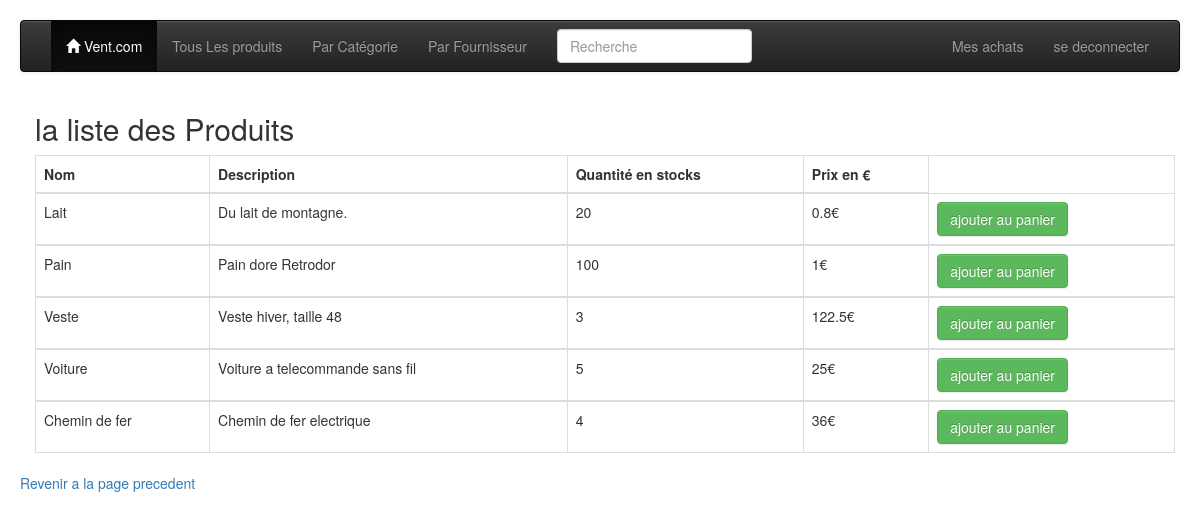
Page /fournisseurListe.php?uid=5 (signed in) on the committed database.
### tables this page shows
CREATE TABLE `produits` (
  `pid` int(11) NOT NULL,
  `nom` varchar(50) NOT NULL,
  `description` text NOT NULL,
  `qte` int(11) UNSIGNED NOT NULL,
  `prix` float UNSIGNED NOT NULL,
  `uid` int(11) NOT NULL,
  `ctid` int(11) NOT NULL
);

### auth/loader.php (called while the page is built, shortened)
<?php
spl_autoload_register(function ($class) {
    $path = explode('\\',$class);
    $class = array_pop($path);
});
$idm = new Pw\Auth\Identity\IdentityManager();

### auth/IdentityManager.php (called while the page is built, shortened)
<?php
class IdentityManager implements \ArrayAccess
{
    protected $storage;
    public function __construct(&$storage = null)
    {
        if (is_array($storage)) {
            $this->storage = &$storage;
        } elseif ($storage instanceof ArrayAccess) {
            $this->storage = $storage;
        } else {
            $this->storage = &$_SESSION;
        }
    }
    public function hasIdentity()
    {
        return isset($this->storage[self::IDKEY]) && isset($this->storage[self::IDKEY]['identity']);
    }
    public function getRole()
    {
        return $this->storage[self::IDKEY]['roles'][0];
    }
    public function hasRoles()
    {
        return $this->hasIdentity() && isset($this->storage[self::IDKEY]['roles']);
    }
}

### fournisseurListe.php (the view, shortened to what this page needs)
<!DOCTYPE html>
<html>
<head>
<?php
require("auth/EtreAuthentifie.php");
$idm->getIdentity();
$idm->getUid();
$role = $idm->getRole();
?>
<?php if($role == 'acheteur'){?>
  <link rel="stylesheet" href="/lib/bootstrap.min.css">
  </head>
  <body>
<?php include("headerclient.php");?>
<div class="container">
  <h2>la liste des  Produits </h2>
  <table class="table table-bordered">
    <thead>
      <tr>
        <th>Nom</th>
        <th>Description</th>
        <th>Quantité en stocks</th>
        <th>Prix en €</th>
      </tr>
    </thead>
<?php if(!isset($_GET['uid'])){
   echo "<P> fail";
}else{
require("db_config.php");
try {
 $uid=$_GET['uid'];
$db = new PDO("mysql:hostname=$hostname;dbname=$dbname",$username,$password);
 $db->setAttribute(PDO::ATTR_ERRMODE,PDO::ERRMODE_EXCEPTION);
 $SQL = "SELECT produits.pid,produits.nom,produits.description,produits.qte,produits.prix FROM produits INNER JOIN users ON  produits.uid=users.uid WHERE users.uid=?";
 $st=$db->prepare($SQL);
 $st->execute([$uid]);
  if($st->rowCount()==0)
   echo "<P> cette categorie de produits n'exite pas";
   else {
   while ($row=$st->fetch()) {
    ?>
    <tbody>
      <tr>
       <td><?php echo htmlspecialchars($row['nom'])?></td>
       <td><?php echo htmlspecialchars($row['description'])?></td>
       <?php if($row['qte']==0){?>
      <td><?php echo 'épuise'?></td>
      <?php }else{?>
       <td><?php echo $row['qte']?></td>
     <?php } ?>
       <td><?php echo $row['prix'] ,'€'?></td>
     <?php if($row['qte']==0){?>
       <td><?php echo 'indisponible'?></td>
      <?php }else{?>
       <td><a class="btn btn-success" href="commande.php?pid=<?php echo $row['pid']?>"> ajouter au panier </a> </td>
     <?php } ?>
      </tr>
    </tbody>
   <?php };
    }
} catch (Exception $e) {
 echo "Erreur SQL:".$e->getMessage();
}
}
}else{
  redirect("home.php");
}
?>
  </table>
</div>
<?php echo"<a href='javascript:history.go(-1)'>Revenir a la page precedent </a>";?>
</body>
</html>

### headerclient.php (style rules this page uses)
body { margin: 20px; }

### rows in the picture
produits: nom "Lait", description "Du lait de montagne.", qte "20", prix "0.8"
produits: nom "Pain", description "Pain dore Retrodor", qte "100", prix "1"
produits: nom "Veste", description "Veste hiver, taille 48", qte "3", prix "122.5"
produits: nom "Voiture", description "Voiture a telecommande sans fil", qte "5", prix "25"
produits: nom "Chemin de fer", description "Chemin de fer electrique", qte "4", prix "36"
